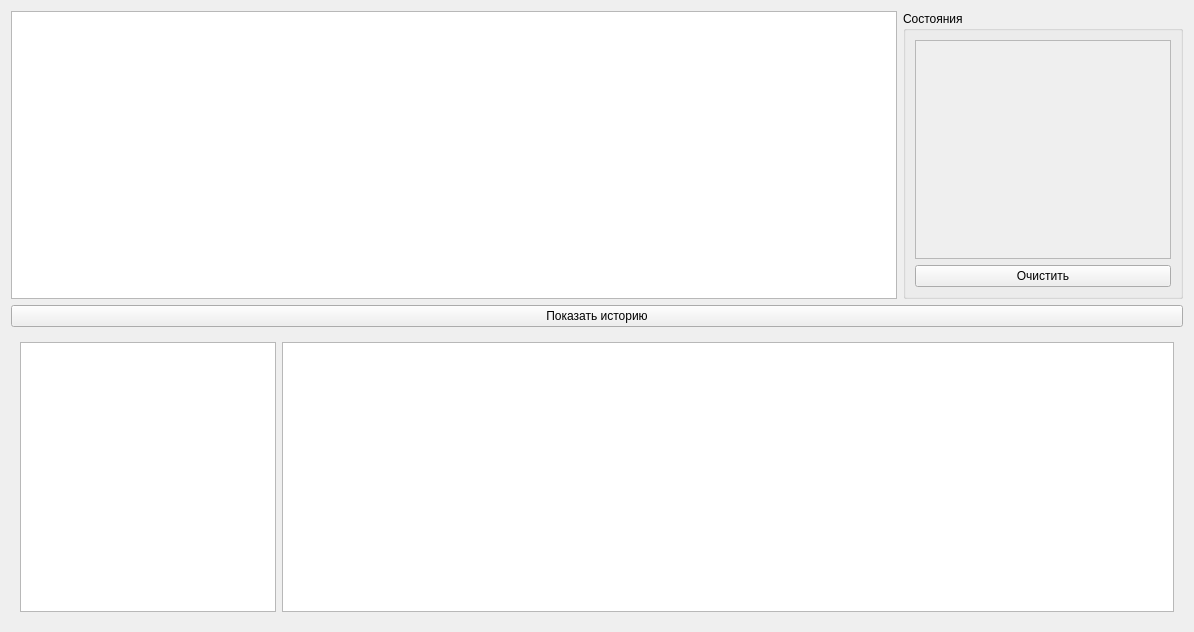
<?xml version="1.0" encoding="UTF-8"?>
<ui version="4.0">
 <class>DentalFormula</class>
 <widget class="QWidget" name="DentalFormula">
  <property name="geometry">
   <rect>
    <x>0</x>
    <y>0</y>
    <width>1194</width>
    <height>632</height>
   </rect>
  </property>
  <property name="windowTitle">
   <string>Зубная формула</string>
  </property>
  <layout class="QVBoxLayout" name="verticalLayout">
   <item>
    <layout class="QHBoxLayout" name="horizontalLayout">
     <item>
      <widget class="DentalFormulaView" name="tblFormula"/>
     </item>
     <item>
      <widget class="QGroupBox" name="groupBox">
       <property name="sizePolicy">
        <sizepolicy hsizetype="Fixed" vsizetype="Preferred">
         <horstretch>0</horstretch>
         <verstretch>0</verstretch>
        </sizepolicy>
       </property>
       <property name="maximumSize">
        <size>
         <width>300</width>
         <height>16777215</height>
        </size>
       </property>
       <property name="title">
        <string>Состояния</string>
       </property>
       <layout class="QVBoxLayout" name="verticalLayout_2">
        <item>
         <widget class="StatesTableView" name="tblStates">
          <property name="enabled">
           <bool>false</bool>
          </property>
         </widget>
        </item>
        <item>
         <widget class="QPushButton" name="btnResetStates">
          <property name="text">
           <string>Очистить</string>
          </property>
         </widget>
        </item>
       </layout>
      </widget>
     </item>
    </layout>
   </item>
   <item>
    <widget class="QPushButton" name="btnHistoryToggle">
     <property name="text">
      <string>Показать историю</string>
     </property>
     <property name="checkable">
      <bool>true</bool>
     </property>
    </widget>
   </item>
   <item>
    <widget class="QWidget" name="wdgHistory" native="true">
     <layout class="QHBoxLayout" name="horizontalLayout_2">
      <item>
       <widget class="QListView" name="lstHistory">
        <property name="sizePolicy">
         <sizepolicy hsizetype="Fixed" vsizetype="Expanding">
          <horstretch>0</horstretch>
          <verstretch>0</verstretch>
         </sizepolicy>
        </property>
       </widget>
      </item>
      <item>
       <widget class="DentalFormulaView" name="tblFormulaHistoryView"/>
      </item>
     </layout>
    </widget>
   </item>
  </layout>
 </widget>
 <customwidgets>
  <customwidget>
   <class>DentalFormulaView</class>
   <extends>QTableView</extends>
   <header>Forms/F043v2/DentalFormula.h</header>
  </customwidget>
  <customwidget>
   <class>StatesTableView</class>
   <extends>QTableView</extends>
   <header>Forms/F043v2/DentalFormula.h</header>
  </customwidget>
 </customwidgets>
 <tabstops>
  <tabstop>tblFormula</tabstop>
  <tabstop>tblStates</tabstop>
  <tabstop>btnResetStates</tabstop>
  <tabstop>btnHistoryToggle</tabstop>
  <tabstop>lstHistory</tabstop>
  <tabstop>tblFormulaHistoryView</tabstop>
 </tabstops>
 <resources/>
 <connections>
  <connection>
   <sender>btnHistoryToggle</sender>
   <signal>toggled(bool)</signal>
   <receiver>wdgHistory</receiver>
   <slot>setVisible(bool)</slot>
   <hints>
    <hint type="sourcelabel">
     <x>298</x>
     <y>311</y>
    </hint>
    <hint type="destinationlabel">
     <x>264</x>
     <y>374</y>
    </hint>
   </hints>
  </connection>
 </connections>
</ui>
